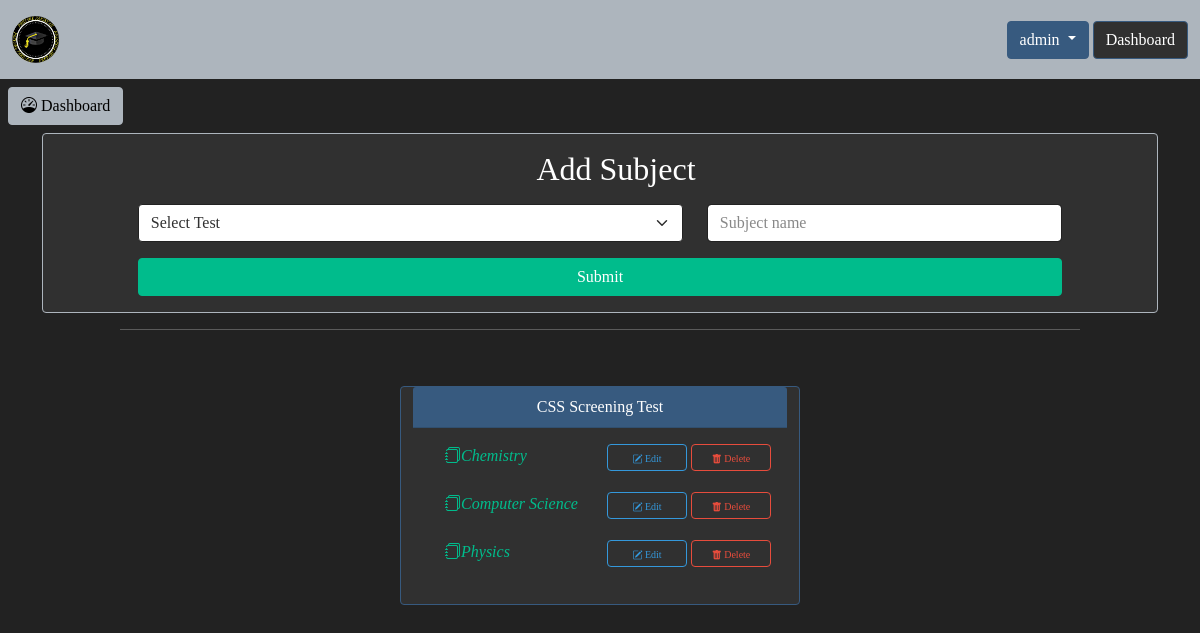
The page /add-subjects.php (signed in) on the database its author committed.
### tables this page shows
CREATE TABLE `users` (
  `id` int(5) NOT NULL,
  `username` varchar(50) NOT NULL,
  `fullname` varchar(255) NOT NULL,
  `email` varchar(200) NOT NULL,
  `password` varchar(64) NOT NULL,
  `type` int(2) NOT NULL,
  `phone` varchar(100) NOT NULL,
  `bio` varchar(500) NOT NULL,
  `street` varchar(500) NOT NULL,
  `city` varchar(100) NOT NULL,
  `state` varchar(20) NOT NULL,
  `zipcode` varchar(20) NOT NULL,
  `token` varchar(500) NOT NULL
);

CREATE TABLE `tests` (
  `id` int(20) NOT NULL,
  `name` varchar(255) NOT NULL,
  `test_file` varchar(255) NOT NULL,
  `user_id` int(20) NOT NULL
);

CREATE TABLE `subjects` (
  `id` int(20) NOT NULL,
  `name` varchar(255) NOT NULL,
  `test_id` int(20) NOT NULL,
  `user_id` int(20) NOT NULL
);

### add-subjects.php (the view, shortened to what this page needs)
<?php
include "database/connection.php";
if (isset($_SESSION['loggedIn'])) {
    $session_email = $_SESSION['loggedIn'];
    $user_query = "SELECT * FROM users WHERE email = '$session_email'";
    $user_result = mysqli_query($conn, $user_query);
    $user_data = mysqli_fetch_assoc($user_result);
    $db_type = $user_data['type'];
    $user_id = $user_data['id'];
    if ($db_type == 0 || $db_type == 2) {
?>
        <!DOCTYPE html>
        <html lang="en">
        <head>
            <link rel="stylesheet" href="css/bootstrap.min.css">
            <link rel="stylesheet" href="css/adminDashboard.css">
            <link rel="stylesheet" href="https://cdn.jsdelivr.net/npm/bootstrap-icons@1.5.0/font/bootstrap-icons.css">
        </head>
        <body style="overflow-x: hidden;">
            <?php include "includes/header.php"; ?>
            <a href="admin-dashboard.php"><button type="button" class="btn btn-light m-2" data-bs-toggle="tooltip" data-bs-placement="bottom" title="Back to Dashboard"><i class="bi bi-speedometer"></i> Dashboard</button></a>
            <div class="container">
                <div class="card border-light m-auto w-100">
                    <form action="" method="post" onsubmit="return validateSubjects()">
                        <div class="row">
                            <h3 class="text-center m-3">Add Subject</h3>
                        </div>
                        <div class="row justify-content-center">
                            <div class="col-6">
                                <select class="form-select mb-3" aria-label="Default select example" id="test_id" name="test_id" required>
                                    <option selected disabled value="">Select Test</option>
                                </select>
                            </div>
                            <div class="col-4">
                                <input type="text" placeholder="Subject name" id="subject_name" name="subject_name" class="form-control" id="inputValid">
                            </div>
                        </div>
                        <div class="row justify-content-center">
                            <div class="col-10">
                                <button type="submit" name="addSubject" class="btn btn-success w-100 mb-3 flaot-right">Submit</button>
                            </div>
                        </div>
                    </form>
                </div>
            </div>
            <hr width="80%" class="m-auto mt-3 mb-2">
            <div class="container-fluid mt-5">
                <div class="row justify-content-center">
                    <?php
                    $tests = mysqli_query($conn, "SELECT * FROM tests WHERE user_id = '$user_id'");
                    while ($row = mysqli_fetch_assoc($tests)) {
                    ?>
                        <div class="card border-primary m-2 col-4" style="max-width: 30rem;">
                            <div class="card-header bg-primary text-center"><?php echo $row['name'] ?></div>
                            <div class="card-body ">
                                <?php
                                $subjects = mysqli_query($conn, "SELECT * FROM subjects WHERE test_id = '$row[id]' and user_id = '$user_id'");
                                while ($row2 = mysqli_fetch_assoc($subjects)) {
                                    echo "
                                    <span style='float:left'>
                                        <i class='bi bi-journals m-3 text-success' style='cursor:pointer'>$row2[name]</i>
                                    </span>
                                    <span style='float:right'>
                                        <button onclick='fetchSubjectId.call(this)' type='button' id='$row2[id]' value='$row2[name]'  class='btn btn-outline-info actions' data-toggle='modal' data-target='#updateSubject' ><i class='bi bi-pencil-square' ></i> Edit</button>
                                        <button onclick='fetchSubjectId.call(this)' type='button' id='$row2[id]'  class='btn btn-outline-danger actions' data-toggle='modal' data-target='#deleteSubject' ><i class='bi bi-trash-fill'></i> Delete</button>
                                    </span>
                                    <br><br>";
                                }
                                ?>
                            </div>
                        </div>
                    <?php
                    }
                    ?>
                </div>
            </div>
        </body>
        </html>
<?php
    } else {
        header("Location: user-dashboard.php");
    }
} else {
    header("Location: login-form.php");
}
?>

### includes/header.php (shortened to what this page needs)
<?php
include "database/connection.php";
?>
<link rel="stylesheet" href="../css/header.css">
<nav class="navbar navbar-expand-lg navbar-light bg-light" style="font-weight:bold">
  <div class="container-fluid">
    <img src="images/logo.png" alt="Logo is here" width="4%">
    <?php
    if (isset($_SESSION['loggedIn'])) {
      $sql_user = mysqli_query($conn, "SELECT * FROM users WHERE email = '$_SESSION[loggedIn]'");
      $fetch_data = mysqli_fetch_assoc($sql_user);
    ?>
      <?php
    }
    ?>
    <div class="auth">
      <?php
      if (isset($_SESSION['loggedIn'])) {
      ?>
        <div class="dropdown mr-5">
          <button class="btn btn-primary dropdown-toggle" type="button" id="dropdownMenuButton" data-toggle="dropdown" aria-haspopup="true" aria-expanded="false">
            <?php
            echo $fetch_username = $fetch_data['username'];
            ?>
          </button>
          <a href="user-dashboard.php" class="btn btn-primary bg-dark text-ligh" type="button">Dashboard</a>
        </div>
      <?php
      }
      ?>
    </div>
  </div>
</nav>

### css/adminDashboard.css (style rules this page uses)
* { padding:0; margin:0; font-family: montserrat; }
body { background-color: #222222; }

### css/header.css (style rules this page uses)
.auth { float: right; }

### add-subjects.php (style rules this page uses)
.actions { width: 80px; height: 27px; font-size: 10px; padding-top: -10px }
body { overflow-x: hidden; }

### rows shown on the page
users: username "admin"
tests: name "CSS Screening Test"
subjects: name "Chemistry"
subjects: name "Computer Science"
subjects: name "Physics"
